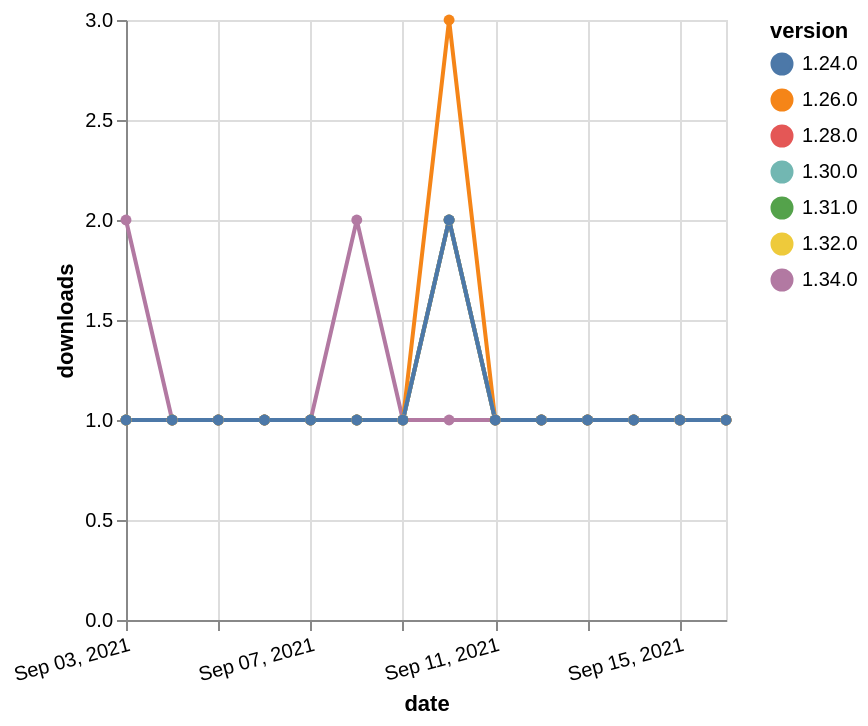

The Vega-Lite source for this figure:
### Vega-Lite specification from a JSON file in a GitHub repository (floating-point values rounded to 4 significant figures)
{"$schema": "https://vega.github.io/schema/vega-lite/v5.json", "description": "A simple bar chart with embedded data.", "data": {"values": [{"date": "2021-09-03", "total": 136, "delta": 1, "version": "1.31.0"}, {"date": "2021-09-04", "total": 137, "delta": 1, "version": "1.31.0"}, {"date": "2021-09-05", "total": 138, "delta": 1, "version": "1.31.0"}, {"date": "2021-09-06", "total": 139, "delta": 1, "version": "1.31.0"}, {"date": "2021-09-07", "total": 140, "delta": 1, "version": "1.31.0"}, {"date": "2021-09-08", "total": 141, "delta": 1, "version": "1.31.0"}, {"date": "2021-09-09", "total": 142, "delta": 1, "version": "1.31.0"}, {"date": "2021-09-10", "total": 144, "delta": 2, "version": "1.31.0"}, {"date": "2021-09-11", "total": 145, "delta": 1, "version": "1.31.0"}, {"date": "2021-09-12", "total": 146, "delta": 1, "version": "1.31.0"}, {"date": "2021-09-13", "total": 147, "delta": 1, "version": "1.31.0"}, {"date": "2021-09-14", "total": 148, "delta": 1, "version": "1.31.0"}, {"date": "2021-09-15", "total": 149, "delta": 1, "version": "1.31.0"}, {"date": "2021-09-16", "total": 150, "delta": 1, "version": "1.31.0"}, {"date": "2021-09-03", "total": 110, "delta": 2, "version": "1.34.0"}, {"date": "2021-09-04", "total": 111, "delta": 1, "version": "1.34.0"}, {"date": "2021-09-05", "total": 112, "delta": 1, "version": "1.34.0"}, {"date": "2021-09-06", "total": 113, "delta": 1, "version": "1.34.0"}, {"date": "2021-09-07", "total": 114, "delta": 1, "version": "1.34.0"}, {"date": "2021-09-08", "total": 116, "delta": 2, "version": "1.34.0"}, {"date": "2021-09-09", "total": 117, "delta": 1, "version": "1.34.0"}, {"date": "2021-09-10", "total": 118, "delta": 1, "version": "1.34.0"}, {"date": "2021-09-11", "total": 119, "delta": 1, "version": "1.34.0"}, {"date": "2021-09-12", "total": 120, "delta": 1, "version": "1.34.0"}, {"date": "2021-09-13", "total": 121, "delta": 1, "version": "1.34.0"}, {"date": "2021-09-14", "total": 122, "delta": 1, "version": "1.34.0"}, {"date": "2021-09-15", "total": 123, "delta": 1, "version": "1.34.0"}, {"date": "2021-09-16", "total": 124, "delta": 1, "version": "1.34.0"}, {"date": "2021-09-03", "total": 174, "delta": 1, "version": "1.32.0"}, {"date": "2021-09-04", "total": 175, "delta": 1, "version": "1.32.0"}, {"date": "2021-09-05", "total": 176, "delta": 1, "version": "1.32.0"}, {"date": "2021-09-06", "total": 177, "delta": 1, "version": "1.32.0"}, {"date": "2021-09-07", "total": 178, "delta": 1, "version": "1.32.0"}, {"date": "2021-09-08", "total": 179, "delta": 1, "version": "1.32.0"}, {"date": "2021-09-09", "total": 180, "delta": 1, "version": "1.32.0"}, {"date": "2021-09-10", "total": 182, "delta": 2, "version": "1.32.0"}, {"date": "2021-09-11", "total": 183, "delta": 1, "version": "1.32.0"}, {"date": "2021-09-12", "total": 184, "delta": 1, "version": "1.32.0"}, {"date": "2021-09-13", "total": 185, "delta": 1, "version": "1.32.0"}, {"date": "2021-09-14", "total": 186, "delta": 1, "version": "1.32.0"}, {"date": "2021-09-15", "total": 187, "delta": 1, "version": "1.32.0"}, {"date": "2021-09-16", "total": 188, "delta": 1, "version": "1.32.0"}, {"date": "2021-09-03", "total": 170, "delta": 1, "version": "1.28.0"}, {"date": "2021-09-04", "total": 171, "delta": 1, "version": "1.28.0"}, {"date": "2021-09-05", "total": 172, "delta": 1, "version": "1.28.0"}, {"date": "2021-09-06", "total": 173, "delta": 1, "version": "1.28.0"}, {"date": "2021-09-07", "total": 174, "delta": 1, "version": "1.28.0"}, {"date": "2021-09-08", "total": 175, "delta": 1, "version": "1.28.0"}, {"date": "2021-09-09", "total": 176, "delta": 1, "version": "1.28.0"}, {"date": "2021-09-10", "total": 178, "delta": 2, "version": "1.28.0"}, {"date": "2021-09-11", "total": 179, "delta": 1, "version": "1.28.0"}, {"date": "2021-09-12", "total": 180, "delta": 1, "version": "1.28.0"}, {"date": "2021-09-13", "total": 181, "delta": 1, "version": "1.28.0"}, {"date": "2021-09-14", "total": 182, "delta": 1, "version": "1.28.0"}, {"date": "2021-09-15", "total": 183, "delta": 1, "version": "1.28.0"}, {"date": "2021-09-16", "total": 184, "delta": 1, "version": "1.28.0"}, {"date": "2021-09-03", "total": 277, "delta": 1, "version": "1.26.0"}, {"date": "2021-09-04", "total": 278, "delta": 1, "version": "1.26.0"}, {"date": "2021-09-05", "total": 279, "delta": 1, "version": "1.26.0"}, {"date": "2021-09-06", "total": 280, "delta": 1, "version": "1.26.0"}, {"date": "2021-09-07", "total": 281, "delta": 1, "version": "1.26.0"}, {"date": "2021-09-08", "total": 282, "delta": 1, "version": "1.26.0"}, {"date": "2021-09-09", "total": 283, "delta": 1, "version": "1.26.0"}, {"date": "2021-09-10", "total": 286, "delta": 3, "version": "1.26.0"}, {"date": "2021-09-11", "total": 287, "delta": 1, "version": "1.26.0"}, {"date": "2021-09-12", "total": 288, "delta": 1, "version": "1.26.0"}, {"date": "2021-09-13", "total": 289, "delta": 1, "version": "1.26.0"}, {"date": "2021-09-14", "total": 290, "delta": 1, "version": "1.26.0"}, {"date": "2021-09-15", "total": 291, "delta": 1, "version": "1.26.0"}, {"date": "2021-09-16", "total": 292, "delta": 1, "version": "1.26.0"}, {"date": "2021-09-03", "total": 147, "delta": 1, "version": "1.30.0"}, {"date": "2021-09-04", "total": 148, "delta": 1, "version": "1.30.0"}, {"date": "2021-09-05", "total": 149, "delta": 1, "version": "1.30.0"}, {"date": "2021-09-06", "total": 150, "delta": 1, "version": "1.30.0"}, {"date": "2021-09-07", "total": 151, "delta": 1, "version": "1.30.0"}, {"date": "2021-09-08", "total": 152, "delta": 1, "version": "1.30.0"}, {"date": "2021-09-09", "total": 153, "delta": 1, "version": "1.30.0"}, {"date": "2021-09-10", "total": 155, "delta": 2, "version": "1.30.0"}, {"date": "2021-09-11", "total": 156, "delta": 1, "version": "1.30.0"}, {"date": "2021-09-12", "total": 157, "delta": 1, "version": "1.30.0"}, {"date": "2021-09-13", "total": 158, "delta": 1, "version": "1.30.0"}, {"date": "2021-09-14", "total": 159, "delta": 1, "version": "1.30.0"}, {"date": "2021-09-15", "total": 160, "delta": 1, "version": "1.30.0"}, {"date": "2021-09-16", "total": 161, "delta": 1, "version": "1.30.0"}, {"date": "2021-09-03", "total": 206, "delta": 1, "version": "1.24.0"}, {"date": "2021-09-04", "total": 207, "delta": 1, "version": "1.24.0"}, {"date": "2021-09-05", "total": 208, "delta": 1, "version": "1.24.0"}, {"date": "2021-09-06", "total": 209, "delta": 1, "version": "1.24.0"}, {"date": "2021-09-07", "total": 210, "delta": 1, "version": "1.24.0"}, {"date": "2021-09-08", "total": 211, "delta": 1, "version": "1.24.0"}, {"date": "2021-09-09", "total": 212, "delta": 1, "version": "1.24.0"}, {"date": "2021-09-10", "total": 214, "delta": 2, "version": "1.24.0"}, {"date": "2021-09-11", "total": 215, "delta": 1, "version": "1.24.0"}, {"date": "2021-09-12", "total": 216, "delta": 1, "version": "1.24.0"}, {"date": "2021-09-13", "total": 217, "delta": 1, "version": "1.24.0"}, {"date": "2021-09-14", "total": 218, "delta": 1, "version": "1.24.0"}, {"date": "2021-09-15", "total": 219, "delta": 1, "version": "1.24.0"}, {"date": "2021-09-16", "total": 220, "delta": 1, "version": "1.24.0"}]}, "width": "container", "mark": {"type": "line", "point": {"filled": true}}, "encoding": {"x": {"field": "date", "type": "temporal", "timeUnit": "yearmonthdate", "title": "date", "axis": {"labelAngle": -15}}, "y": {"field": "delta", "type": "quantitative", "title": "downloads"}, "color": {"field": "version", "type": "nominal"}, "tooltip": {"field": "delta"}}}
